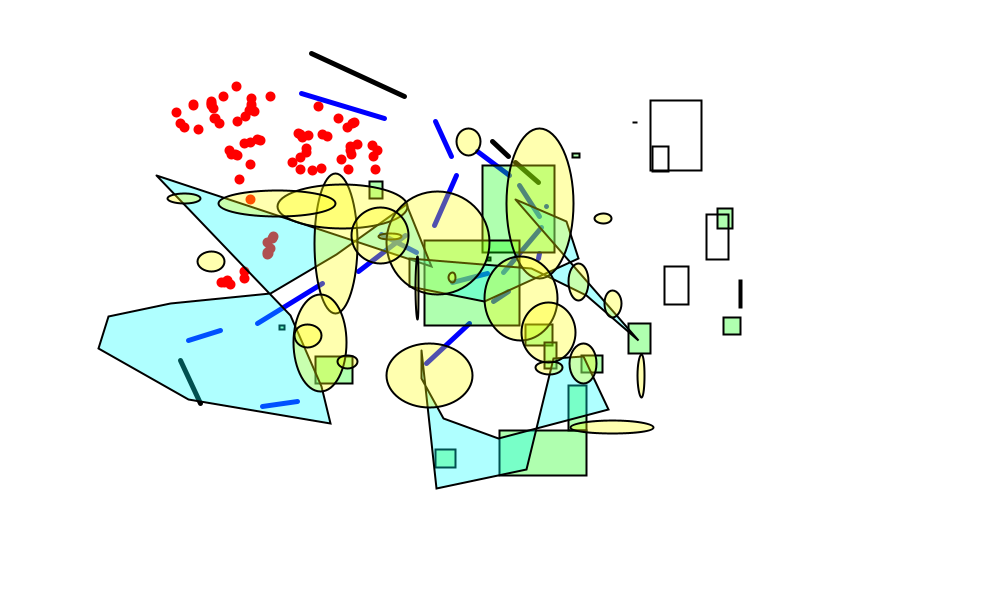
Frame 1 (no input)
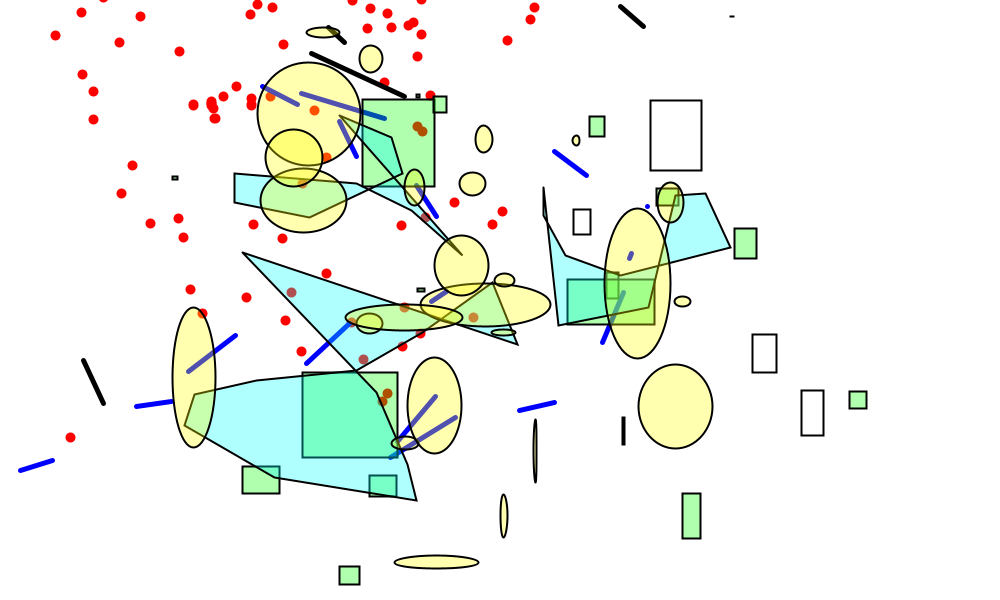
Frame 60 (the mouse pressed at the canvas centre just before this capture)
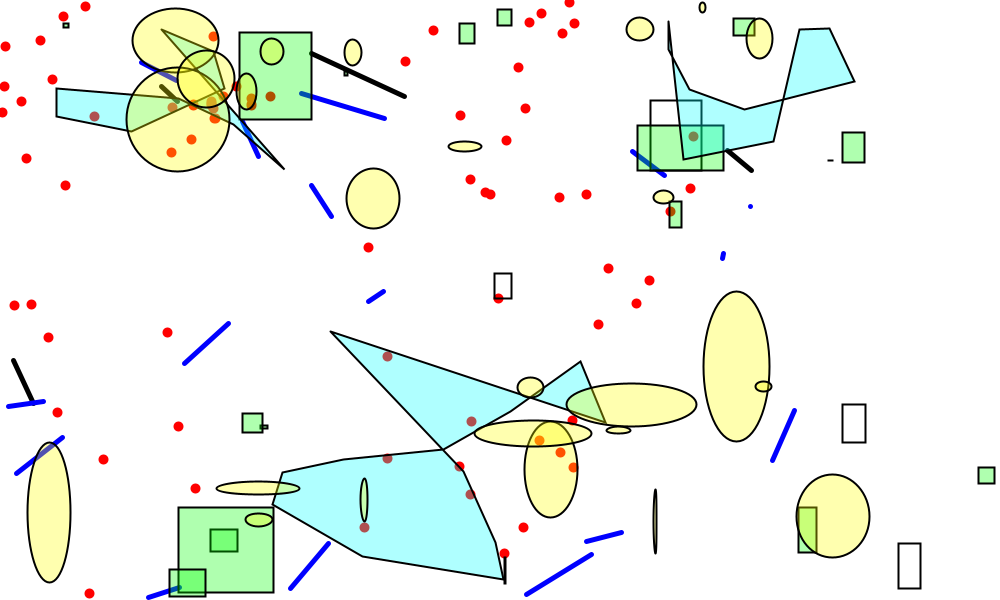
Frame 120 (the mouse held since frame 60 and released just before this capture)

The Processing sketch that drew these frames (run headless with seeded random() and noise(); from frame 60 on, the mouse is pressed at the canvas centre):

// Processing sketch: GenerateCode13217
// ── GenerateCode13217.pde
float [] pointX = new float [5000];
float [] pointY = new float [5000];
int [] pointStrokeFlag = new int [5000];
int [] pointMoveFlag = new int [5000];
int [] pointMoveFLAGX = new int [5000];
int [] pointMoveFLAGY = new int [5000];
float [] pointVX = new float [5000];
float [] pointVY = new float [5000];

float [] lineX1 = new float [500];
float [] lineY1 = new float [500];
float [] lineX2 = new float [500];
float [] lineY2 = new float [500];
float [] lineW = new float [500];
float [] lineH = new float [500];
int [] lineStrokeFlag = new int [500];
int [] lineMoveFlag = new int [500];
int [] lineMoveFLAGX = new int [500];
int [] lineMoveFLAGY = new int [500];
float [] lineVX = new float [500];
float [] lineVY = new float [500];

float [] rectX = new float [500];
float [] rectY = new float [500];
float [] rectW = new float [500];
float [] rectH = new float [500];
float [] rectX2 = new float [500];
float [] rectY2 = new float [500];
int [] rectFillFlag = new int [500];
int [] rectMoveFlag = new int [500];
int [] rectMoveFLAGX = new int [500];
int [] rectMoveFLAGY = new int [500];
float [] rectVX = new float [500];
float [] rectVY = new float [500];

int [] beginShapeFLAG = new int [500];
float [][] vertexX = new float [500][500];
float [][] vertexY = new float [500][500];
int [] vertexFillFlag = new int [500];
int [] vertexFlag = new int [500];
int [] lastVertexFlag = new int [500];
int vertexCount;
int [] vertexMoveFlag = new int [500];
float [] vertexMoveFLAGX = new float [500];
float [] vertexMoveFLAGY = new float [500];
float [] MaxX = new float [500];
float [] minX = new float [500];
float [] MaxY = new float [500];
float [] minY = new float [500];
float [][] DistX = new float [500][500];
float [][] distX = new float [500][500];
float [][] DistY = new float [500][500];
float [][] distY = new float [500][500];
float [] vertexVX = new float [500];
float [] vertexVY = new float [500];

int [] ellipFillFlag = new int [500];
int [] ellipMoveFlag = new int [500];
int [] ellipMoveFLAGX = new int [500];
int [] ellipMoveFLAGY = new int [500];
float [] ellipX = new float [500];
float [] ellipY = new float [500];
float [] ellipR1 = new float [500];
float [] ellipR2 = new float [500];
int [] ellipFlag = new int [500];
int [] ellipFLAG = new int [500];
float [] ellipVX = new float [500];
float [] ellipVY = new float [500];

void setup(){
  size(1000, 600);
  for(int p=0; p<5000; p++){
    pointVX[p]=random(1, 3);
    pointVY[p]=random(1, 3);
    pointMoveFLAGX[p]=(int)random(2);
    pointMoveFLAGY[p]=(int)random(2);
  }
  for(int l=0; l<500; l++){
    lineVX[l]=random(1, 3);
    lineVY[l]=random(1, 3);
    lineMoveFLAGX[l]=(int)random(2);
    lineMoveFLAGY[l]=(int)random(2);
  }
  for(int r=0; r<500; r++){
    rectVX[r]=random(1, 3);
    rectVY[r]=random(1, 3);
    rectMoveFLAGX[r]=(int)random(2);
    rectMoveFLAGY[r]=(int)random(2);
  }
  for(int v=0; v<500; v++){
    vertexVX[v]=random(1, 3);
    vertexVY[v]=random(1, 3);
    vertexMoveFLAGX[v]=(int)random(2);
    vertexMoveFLAGY[v]=(int)random(2);
  }
  for (int e=0; e<500; e++) {
    ellipVX[e]=random(1, 3);
    ellipVY[e]=random(1, 3);
    ellipMoveFLAGX[e]=(int)random(2);
    ellipMoveFLAGY[e]=(int)random(2);
  }
  pointX[0]=236.66666;
  pointY[0]=86.666664;
  pointX[1]=251.66666;
  pointY[1]=98.33333;
  pointX[2]=251.66666;
  pointY[2]=104.99999;
  pointX[3]=251.66666;
  pointY[3]=108.33333;
  pointX[4]=251.66666;
  pointY[4]=109.99999;
  pointX[5]=243.33333;
  pointY[5]=118.33333;
  pointX[6]=236.66666;
  pointY[6]=119.99999;
  pointX[7]=216.66666;
  pointY[7]=124.99999;
  pointX[8]=196.66666;
  pointY[8]=126.666664;
  pointX[9]=181.66666;
  pointY[9]=124.99999;
  pointX[10]=178.33333;
  pointY[10]=121.666664;
  pointX[11]=178.33333;
  pointY[11]=114.99999;
  pointX[12]=193.33333;
  pointY[12]=104.99999;
  pointX[13]=223.33333;
  pointY[13]=96.666664;
  pointX[14]=270.0;
  pointY[14]=96.666664;
  pointX[15]=316.66666;
  pointY[15]=108.33333;
  pointX[16]=340.0;
  pointY[16]=116.666664;
  pointX[17]=353.3333;
  pointY[17]=124.99999;
  pointX[18]=353.3333;
  pointY[18]=124.99999;
  pointX[19]=345.0;
  pointY[19]=130.0;
  pointX[20]=325.0;
  pointY[20]=133.33333;
  pointX[21]=303.3333;
  pointY[21]=136.66666;
  pointX[22]=296.66666;
  pointY[22]=136.66666;
  pointX[23]=300.0;
  pointY[23]=136.66666;
  pointX[24]=306.66666;
  pointY[24]=136.66666;
  pointX[25]=328.3333;
  pointY[25]=138.33333;
  pointX[26]=348.3333;
  pointY[26]=145.0;
  pointX[27]=353.3333;
  pointY[27]=151.66666;
  pointX[28]=353.3333;
  pointY[28]=156.66666;
  pointX[29]=343.3333;
  pointY[29]=161.66666;
  pointX[30]=323.3333;
  pointY[30]=166.66666;
  pointX[31]=301.66666;
  pointY[31]=166.66666;
  pointX[32]=295.0;
  pointY[32]=165.0;
  pointX[33]=298.3333;
  pointY[33]=158.33333;
  pointX[34]=305.0;
  pointY[34]=151.66666;
  pointX[35]=305.0;
  pointY[35]=151.66666;
  pointX[36]=355.0;
  pointY[36]=143.33333;
  pointX[37]=370.0;
  pointY[37]=148.33333;
  pointX[38]=375.0;
  pointY[38]=153.33333;
  pointX[39]=375.0;
  pointY[39]=153.33333;
  pointX[40]=373.3333;
  pointY[40]=166.66666;
  pointX[41]=351.66666;
  pointY[41]=168.33333;
  pointX[42]=313.3333;
  pointY[42]=168.33333;
  pointX[43]=248.33333;
  pointY[43]=161.66666;
  pointX[44]=234.99998;
  pointY[44]=158.33333;
  pointX[45]=233.33333;
  pointY[45]=156.66666;
  pointX[46]=233.33333;
  pointY[46]=151.66666;
  pointX[47]=241.66666;
  pointY[47]=146.66666;
  pointX[48]=253.33333;
  pointY[48]=143.33333;
  pointX[49]=260.0;
  pointY[49]=141.66666;
  pointX[50]=258.3333;
  pointY[50]=143.33333;
  lineX1[1]=311.66666;
  lineY1[1]=53.333332;
  lineX2[1]=404.99997;
  lineY2[1]=96.666664;
  lineX1[2]=436.66666;
  lineY1[2]=121.666664;
  lineX2[2]=453.3333;
  lineY2[2]=156.66666;
  lineX1[3]=453.3333;
  lineY1[3]=173.33333;
  lineX2[3]=431.66666;
  lineY2[3]=223.33333;
  lineX1[4]=408.3333;
  lineY1[4]=233.33333;
  lineX2[4]=361.66666;
  lineY2[4]=270.0;
  lineX1[5]=320.0;
  lineY1[5]=281.66666;
  lineX2[5]=254.99998;
  lineY2[5]=321.66666;
  lineX1[6]=223.33333;
  lineY1[6]=328.3333;
  lineX2[6]=191.66666;
  lineY2[6]=338.3333;
  lineX1[7]=181.66666;
  lineY1[7]=360.0;
  lineX2[7]=201.66666;
  lineY2[7]=403.3333;
  lineX1[8]=265.0;
  lineY1[8]=406.66666;
  lineX2[8]=300.0;
  lineY2[8]=401.66666;
  lineX1[9]=428.3333;
  lineY1[9]=363.3333;
  lineX2[9]=471.66666;
  lineY2[9]=323.3333;
  lineX1[10]=494.99997;
  lineY1[10]=301.66666;
  lineX2[10]=509.99997;
  lineY2[10]=291.66666;
  lineX1[11]=536.6666;
  lineY1[11]=258.3333;
  lineX2[11]=538.3333;
  lineY2[11]=253.33333;
  lineX1[12]=545.0;
  lineY1[12]=206.66666;
  lineX2[12]=545.0;
  lineY2[12]=206.66666;
  lineX1[13]=536.6666;
  lineY1[13]=185.0;
  lineX2[13]=513.3333;
  lineY2[13]=165.0;
  lineX1[14]=511.66666;
  lineY1[14]=158.33333;
  lineX2[14]=494.99997;
  lineY2[14]=143.33333;
  rectX[1]=650.0;
  rectY[1]=99.99999;
  rectW[1]=51.666626;
  rectH[1]=70.00001;
  rectX[2]=735.0;
  rectY[2]=209.99998;
  rectW[2]=-15.0;
  rectH[2]=20.0;
  rectX[3]=686.6666;
  rectY[3]=265.0;
  rectW[3]=-23.333313;
  rectH[3]=38.333313;
  rectX[4]=648.3333;
  rectY[4]=325.0;
  rectW[4]=-21.666687;
  rectH[4]=30.0;
  rectX[5]=601.6666;
  rectY[5]=375.0;
  rectW[5]=-21.666626;
  rectH[5]=-16.666687;
  rectX[6]=555.0;
  rectY[6]=343.3333;
  rectW[6]=-26.666687;
  rectH[6]=-21.666656;
  rectX[7]=491.66666;
  rectY[7]=263.3333;
  rectW[7]=-3.3333435;
  rectH[7]=-3.333313;
  rectX[8]=484.99997;
  rectY[8]=253.33333;
  rectW[8]=71.66666;
  rectH[8]=-86.66667;
  rectX[9]=575.0;
  rectY[9]=155.0;
  rectW[9]=6.666626;
  rectH[9]=-3.3333435;
  rectX[10]=631.6666;
  rectY[10]=124.99999;
  rectW[10]=3.333374;
  rectH[10]=0.0;
  rectX[11]=653.3333;
  rectY[11]=145.0;
  rectW[11]=16.666687;
  rectH[11]=25.0;
  rectX[12]=705.0;
  rectY[12]=211.66666;
  rectW[12]=21.666626;
  rectH[12]=45.0;
  rectX[13]=741.6666;
  rectY[13]=278.3333;
  rectW[13]=1.666687;
  rectH[13]=26.666687;
  rectX[14]=738.3333;
  rectY[14]=316.66666;
  rectW[14]=-16.666687;
  rectH[14]=16.666656;
  vertexX[0][0]=156.66666;
  vertexY[0][0]=175.0;
  vertexX[0][1]=290.0;
  vertexY[0][1]=315.0;
  vertexX[0][2]=321.66666;
  vertexY[0][2]=386.66666;
  vertexX[0][3]=330.0;
  vertexY[0][3]=423.3333;
  vertexX[0][4]=188.33333;
  vertexY[0][4]=399.99997;
  vertexX[0][5]=98.33333;
  vertexY[0][5]=348.3333;
  vertexX[0][6]=108.33333;
  vertexY[0][6]=316.66666;
  vertexX[0][7]=170.0;
  vertexY[0][7]=303.3333;
  vertexX[0][8]=270.0;
  vertexY[0][8]=293.3333;
  vertexX[0][9]=336.66666;
  vertexY[0][9]=254.99998;
  vertexX[0][10]=406.66666;
  vertexY[0][10]=204.99998;
  vertexX[0][11]=431.66666;
  vertexY[0][11]=266.66666;
  vertexX[1][0]=421.66666;
  vertexY[1][0]=350.0;
  vertexX[1][1]=421.66666;
  vertexY[1][1]=378.3333;
  vertexX[1][2]=443.3333;
  vertexY[1][2]=418.3333;
  vertexX[1][3]=498.3333;
  vertexY[1][3]=438.3333;
  vertexX[1][4]=608.3333;
  vertexY[1][4]=409.99997;
  vertexX[1][5]=583.3333;
  vertexY[1][5]=356.66666;
  vertexX[1][6]=553.3333;
  vertexY[1][6]=358.3333;
  vertexX[1][7]=526.6666;
  vertexY[1][7]=469.99997;
  vertexX[1][8]=436.66666;
  vertexY[1][8]=488.3333;
  ellipX[1]=469.99997;
  ellipY[1]=143.33333;
  ellipR1[1]=11.666687;
  ellipR2[1]=13.333328;
  ellipX[2]=538.3333;
  ellipY[2]=201.66666;
  ellipR1[2]=33.333313;
  ellipR2[2]=75.0;
  ellipX[3]=581.6666;
  ellipY[3]=283.3333;
  ellipR1[3]=10.0;
  ellipR2[3]=18.333344;
  ellipX[4]=615.0;
  ellipY[4]=306.66666;
  ellipR1[4]=8.333313;
  ellipR2[4]=13.3333435;
  ellipX[5]=643.3333;
  ellipY[5]=373.3333;
  ellipR1[5]=-3.333313;
  ellipR2[5]=21.666656;
  ellipX[6]=551.6666;
  ellipY[6]=366.66666;
  ellipR1[6]=-13.333313;
  ellipR2[6]=-6.6666565;
  ellipX[7]=449.99997;
  ellipY[7]=280.0;
  ellipR1[7]=-3.333313;
  ellipR2[7]=-5.0;
  ellipX[8]=388.3333;
  ellipY[8]=234.99998;
  ellipR1[8]=-11.6666565;
  ellipR2[8]=-3.3333282;
  ellipX[9]=338.3333;
  ellipY[9]=241.66666;
  ellipR1[9]=-21.666656;
  ellipR2[9]=70.0;
  ellipX[10]=318.3333;
  ellipY[10]=341.66666;
  ellipR1[10]=26.666687;
  ellipR2[10]=48.333313;
  ellipX[11]=431.66666;
  ellipY[11]=378.3333;
  ellipR1[11]=43.333313;
  ellipR2[11]=-31.666656;
  ellipX[12]=518.3333;
  ellipY[12]=296.66666;
  ellipR1[12]=36.666687;
  ellipR2[12]=-41.66667;
  ellipX[13]=601.6666;
  ellipY[13]=216.66666;
  ellipR1[13]=8.333374;
  ellipR2[13]=-5.0;
  pointStrokeFlag[0]=1;
  pointStrokeFlag[1]=1;
  pointStrokeFlag[2]=1;
  pointStrokeFlag[3]=1;
  pointStrokeFlag[4]=1;
  pointStrokeFlag[5]=1;
  pointStrokeFlag[6]=1;
  pointStrokeFlag[7]=1;
  pointStrokeFlag[8]=1;
  pointStrokeFlag[9]=1;
  pointStrokeFlag[10]=1;
  pointStrokeFlag[11]=1;
  pointStrokeFlag[12]=1;
  pointStrokeFlag[13]=1;
  pointStrokeFlag[14]=1;
  pointStrokeFlag[15]=1;
  pointStrokeFlag[16]=1;
  pointStrokeFlag[17]=1;
  pointStrokeFlag[18]=1;
  pointStrokeFlag[19]=1;
  pointStrokeFlag[20]=1;
  pointStrokeFlag[21]=1;
  pointStrokeFlag[22]=1;
  pointStrokeFlag[23]=1;
  pointStrokeFlag[24]=1;
  pointStrokeFlag[25]=1;
  pointStrokeFlag[26]=1;
  pointStrokeFlag[27]=1;
  pointStrokeFlag[28]=1;
  pointStrokeFlag[29]=1;
  pointStrokeFlag[30]=1;
  pointStrokeFlag[31]=1;
  pointStrokeFlag[32]=1;
  pointStrokeFlag[33]=1;
  pointStrokeFlag[34]=1;
  pointStrokeFlag[35]=1;
  pointStrokeFlag[36]=1;
  pointStrokeFlag[37]=1;
  pointStrokeFlag[38]=1;
  pointStrokeFlag[39]=1;
  pointStrokeFlag[40]=1;
  pointStrokeFlag[41]=1;
  pointStrokeFlag[42]=1;
  pointStrokeFlag[43]=1;
  pointStrokeFlag[44]=1;
  pointStrokeFlag[45]=1;
  pointStrokeFlag[46]=1;
  pointStrokeFlag[47]=1;
  pointStrokeFlag[48]=1;
  pointStrokeFlag[49]=1;
  pointStrokeFlag[50]=1;
  vertexFillFlag[0]=1;
  ellipFillFlag[1]=1;
  lineStrokeFlag[2]=1;
  lineStrokeFlag[3]=1;
  lineStrokeFlag[4]=1;
  lineStrokeFlag[5]=1;
  lineStrokeFlag[6]=1;
  rectFillFlag[7]=1;
  ellipFillFlag[7]=1;
  rectFillFlag[8]=1;
  ellipFillFlag[8]=1;
  ellipFillFlag[9]=1;
  lineStrokeFlag[10]=1;
  ellipFillFlag[10]=1;
  rectFillFlag[4]=1;
  ellipFillFlag[4]=1;
  rectFillFlag[5]=1;
  ellipFillFlag[5]=1;
  rectFillFlag[6]=1;
  ellipFillFlag[6]=1;
  lineStrokeFlag[10]=1;
  pointMoveFlag[3]=1;
  pointMoveFlag[4]=1;
  pointMoveFlag[5]=1;
  pointMoveFlag[6]=1;
  pointMoveFlag[7]=1;
  pointMoveFlag[8]=1;
  pointMoveFlag[9]=1;
  pointMoveFlag[10]=1;
  pointMoveFlag[11]=1;
  pointMoveFlag[15]=1;
  pointMoveFlag[16]=1;
  pointMoveFlag[17]=1;
  pointMoveFlag[18]=1;
  pointMoveFlag[19]=1;
  pointMoveFlag[20]=1;
  pointMoveFlag[21]=1;
  pointMoveFlag[22]=1;
  pointMoveFlag[23]=1;
  pointMoveFlag[24]=1;
  pointMoveFlag[25]=1;
  pointMoveFlag[26]=1;
  pointMoveFlag[27]=1;
  pointMoveFlag[28]=1;
  pointMoveFlag[29]=1;
  pointMoveFlag[30]=1;
  pointMoveFlag[31]=1;
  pointMoveFlag[32]=1;
  pointMoveFlag[33]=1;
  pointMoveFlag[34]=1;
  pointMoveFlag[35]=1;
  pointMoveFlag[36]=1;
  pointMoveFlag[37]=1;
  pointMoveFlag[38]=1;
  pointMoveFlag[39]=1;
  pointMoveFlag[40]=1;
  pointMoveFlag[41]=1;
  pointMoveFlag[42]=1;
  pointMoveFlag[43]=1;
  pointMoveFlag[44]=1;
  pointMoveFlag[45]=1;
  pointMoveFlag[46]=1;
  pointMoveFlag[47]=1;
  pointMoveFlag[48]=1;
  pointMoveFlag[49]=1;
  pointMoveFlag[50]=1;
  vertexMoveFlag[1]=1;
  ellipMoveFlag[1]=1;
  lineMoveFlag[2]=1;
  ellipMoveFlag[2]=1;
  lineMoveFlag[3]=1;
  rectMoveFlag[3]=1;
  ellipMoveFlag[3]=1;
  lineMoveFlag[4]=1;
  rectMoveFlag[4]=1;
  ellipMoveFlag[4]=1;
  lineMoveFlag[5]=1;
  rectMoveFlag[5]=1;
  ellipMoveFlag[5]=1;
  lineMoveFlag[6]=1;
  rectMoveFlag[6]=1;
  ellipMoveFlag[6]=1;
  lineMoveFlag[7]=1;
  rectMoveFlag[7]=1;
  ellipMoveFlag[7]=1;
  rectMoveFlag[8]=1;
  ellipMoveFlag[8]=1;
  lineMoveFlag[9]=1;
  rectMoveFlag[9]=1;
  ellipMoveFlag[9]=1;
  lineMoveFlag[10]=1;
  rectMoveFlag[10]=1;
  ellipMoveFlag[10]=1;
  lineMoveFlag[11]=1;
  rectMoveFlag[11]=1;
  ellipMoveFlag[11]=1;
  lineMoveFlag[12]=1;
  rectMoveFlag[12]=1;
  ellipMoveFlag[12]=1;
  lineMoveFlag[13]=1;
  ellipMoveFlag[13]=1;
  lineMoveFlag[14]=1;
  pointMoveFlag[3]=1;
  pointMoveFlag[6]=1;
  pointMoveFlag[10]=1;
  pointMoveFlag[11]=1;
  pointMoveFlag[24]=1;
  pointMoveFlag[31]=1;
  pointMoveFlag[32]=1;
  pointMoveFlag[49]=1;
  pointStrokeFlag[6]=1;
  pointStrokeFlag[12]=1;
  vertexFillFlag[0]=1;
  lineStrokeFlag[4]=1;
  ellipFillFlag[11]=1;
  pointX[51]=211.66666;
  pointY[51]=101.666664;
  pointX[52]=211.66666;
  pointY[52]=103.33333;
  pointX[53]=211.66666;
  pointY[53]=104.99999;
  pointX[54]=213.33333;
  pointY[54]=108.33333;
  pointX[55]=214.99998;
  pointY[55]=118.33333;
  pointX[56]=226.66666;
  pointY[56]=151.66666;
  pointX[57]=238.33333;
  pointY[57]=176.66666;
  pointX[58]=253.33333;
  pointY[58]=201.66666;
  pointX[59]=271.66666;
  pointY[59]=233.33333;
  pointX[60]=270.0;
  pointY[60]=239.99998;
  pointX[61]=270.0;
  pointY[61]=243.33333;
  pointX[62]=268.3333;
  pointY[62]=246.66666;
  pointX[63]=266.66666;
  pointY[63]=251.66666;
  pointX[64]=265.0;
  pointY[64]=253.33333;
  pointX[65]=265.0;
  pointY[65]=254.99998;
  pointX[66]=246.66666;
  pointY[66]=273.3333;
  pointX[67]=241.66666;
  pointY[67]=276.66666;
  pointX[68]=233.33333;
  pointY[68]=281.66666;
  pointX[69]=229.99998;
  pointY[69]=283.3333;
  pointX[70]=223.33333;
  pointY[70]=285.0;
  pointX[71]=219.99998;
  pointY[71]=285.0;
  lineX1[16]=301.66666;
  lineY1[16]=93.33333;
  lineX2[16]=384.99997;
  lineY2[16]=118.33333;
  lineX1[17]=476.66666;
  lineY1[17]=151.66666;
  lineX2[17]=508.3333;
  lineY2[17]=175.0;
  lineX1[18]=521.6666;
  lineY1[18]=185.0;
  lineX2[18]=541.6666;
  lineY2[18]=216.66666;
  lineX1[19]=543.3333;
  lineY1[19]=224.99998;
  lineX2[19]=504.99997;
  lineY2[19]=270.0;
  lineX1[20]=486.66666;
  lineY1[20]=271.66666;
  lineX2[20]=451.66666;
  lineY2[20]=280.0;
  lineX1[21]=418.3333;
  lineY1[21]=254.99998;
  lineX2[21]=383.3333;
  lineY2[21]=236.66666;
  rectX[16]=368.3333;
  rectY[16]=183.33333;
  rectW[16]=13.3333435;
  rectH[16]=16.666656;
  rectX[17]=426.66666;
  rectY[17]=238.33333;
  rectW[17]=94.99997;
  rectH[17]=84.999985;
  rectX[18]=543.3333;
  rectY[18]=343.3333;
  rectW[18]=11.666687;
  rectH[18]=26.666687;
  rectX[19]=566.6666;
  rectY[19]=383.3333;
  rectW[19]=18.333374;
  rectH[19]=45.0;
  rectX[20]=585.0;
  rectY[20]=433.3333;
  rectW[20]=-86.66669;
  rectH[20]=45.0;
  rectX[21]=456.66666;
  rectY[21]=464.99997;
  rectW[21]=-20.0;
  rectH[21]=-18.333313;
  rectX[22]=353.3333;
  rectY[22]=381.66666;
  rectW[22]=-36.666656;
  rectH[22]=-26.666656;
  rectX[23]=286.66666;
  rectY[23]=331.66666;
  rectW[23]=-5.0;
  rectH[23]=-3.3333435;
  vertexX[2][0]=515.0;
  vertexY[2][0]=199.99998;
  vertexX[2][1]=566.6666;
  vertexY[2][1]=221.66666;
  vertexX[2][2]=578.3333;
  vertexY[2][2]=258.3333;
  vertexX[2][3]=484.99997;
  vertexY[2][3]=301.66666;
  vertexX[2][4]=409.99997;
  vertexY[2][4]=286.66666;
  vertexX[2][5]=409.99997;
  vertexY[2][5]=258.3333;
  vertexX[2][6]=531.6666;
  vertexY[2][6]=268.3333;
  vertexX[2][7]=586.6666;
  vertexY[2][7]=295.0;
  vertexX[2][8]=638.3333;
  vertexY[2][8]=340.0;
  ellipX[16]=340.0;
  ellipY[16]=204.99998;
  ellipR1[16]=64.99997;
  ellipR2[16]=21.666672;
  ellipX[17]=439.99997;
  ellipY[17]=244.99998;
  ellipR1[17]=51.666687;
  ellipR2[17]=51.66667;
  ellipX[18]=550.0;
  ellipY[18]=333.3333;
  ellipR1[18]=26.666626;
  ellipR2[18]=30.0;
  ellipX[19]=581.6666;
  ellipY[19]=366.66666;
  ellipR1[19]=13.333374;
  ellipR2[19]=20.0;
  ellipX[20]=615.0;
  ellipY[20]=424.99997;
  ellipR1[20]=-41.666687;
  ellipR2[20]=6.666687;
  ellipX[21]=345.0;
  ellipY[21]=363.3333;
  ellipR1[21]=-10.0;
  ellipR2[21]=-6.6666565;
  ellipX[22]=305.0;
  ellipY[22]=338.3333;
  ellipR1[22]=-13.3333435;
  ellipR2[22]=-11.6666565;
  ellipX[23]=208.33333;
  ellipY[23]=260.0;
  ellipR1[23]=-13.3333435;
  ellipR2[23]=-10.000015;
  ellipX[24]=181.66666;
  ellipY[24]=201.66666;
  ellipR1[24]=16.666672;
  ellipR2[24]=5.0;
  ellipX[25]=275.0;
  ellipY[25]=201.66666;
  ellipR1[25]=58.333313;
  ellipR2[25]=13.333328;
  ellipX[26]=381.66666;
  ellipY[26]=236.66666;
  ellipR1[26]=28.333313;
  ellipR2[26]=28.333344;
  ellipX[27]=414.99997;
  ellipY[27]=285.0;
  ellipR1[27]=-1.6666565;
  ellipR2[27]=31.666656;
  pointStrokeFlag[0]=1;
  pointStrokeFlag[1]=1;
  pointStrokeFlag[2]=1;
  pointStrokeFlag[8]=1;
  pointStrokeFlag[12]=1;
  pointStrokeFlag[13]=1;
  pointStrokeFlag[14]=1;
  pointStrokeFlag[16]=1;
  pointStrokeFlag[22]=1;
  pointStrokeFlag[27]=1;
  pointStrokeFlag[30]=1;
  pointStrokeFlag[31]=1;
  pointStrokeFlag[32]=1;
  pointStrokeFlag[33]=1;
  pointStrokeFlag[35]=1;
  pointStrokeFlag[38]=1;
  pointStrokeFlag[39]=1;
  pointStrokeFlag[40]=1;
  pointStrokeFlag[43]=1;
  pointStrokeFlag[45]=1;
  pointStrokeFlag[46]=1;
  pointStrokeFlag[51]=1;
  pointStrokeFlag[52]=1;
  pointStrokeFlag[53]=1;
  pointStrokeFlag[54]=1;
  pointStrokeFlag[55]=1;
  pointStrokeFlag[56]=1;
  pointStrokeFlag[57]=1;
  pointStrokeFlag[58]=1;
  pointStrokeFlag[59]=1;
  pointStrokeFlag[60]=1;
  pointStrokeFlag[61]=1;
  pointStrokeFlag[62]=1;
  pointStrokeFlag[63]=1;
  pointStrokeFlag[64]=1;
  pointStrokeFlag[65]=1;
  pointStrokeFlag[66]=1;
  pointStrokeFlag[67]=1;
  pointStrokeFlag[68]=1;
  pointStrokeFlag[69]=1;
  pointStrokeFlag[70]=1;
  pointStrokeFlag[71]=1;
  vertexFillFlag[0]=1;
  vertexFillFlag[1]=1;
  vertexFillFlag[2]=1;
  ellipFillFlag[2]=1;
  ellipFillFlag[5]=1;
  lineStrokeFlag[6]=1;
  rectFillFlag[7]=1;
  lineStrokeFlag[8]=1;
  rectFillFlag[8]=1;
  ellipFillFlag[8]=1;
  lineStrokeFlag[9]=1;
  ellipFillFlag[9]=1;
  ellipFillFlag[10]=1;
  lineStrokeFlag[11]=1;
  lineStrokeFlag[12]=1;
  ellipFillFlag[12]=1;
  lineStrokeFlag[16]=1;
  rectFillFlag[16]=1;
  ellipFillFlag[16]=1;
  lineStrokeFlag[17]=1;
  rectFillFlag[17]=1;
  ellipFillFlag[17]=1;
  lineStrokeFlag[18]=1;
  rectFillFlag[18]=1;
  ellipFillFlag[18]=1;
  lineStrokeFlag[19]=1;
  rectFillFlag[19]=1;
  ellipFillFlag[19]=1;
  lineStrokeFlag[20]=1;
  lineStrokeFlag[21]=1;
  ellipFillFlag[21]=1;
  rectFillFlag[22]=1;
  ellipFillFlag[22]=1;
  rectFillFlag[23]=1;
  ellipFillFlag[23]=1;
  ellipFillFlag[24]=1;
  ellipFillFlag[25]=1;
  ellipFillFlag[26]=1;
  ellipFillFlag[27]=1;
  pointStrokeFlag[6]=1;
  pointStrokeFlag[8]=1;
  pointStrokeFlag[10]=1;
  pointStrokeFlag[11]=1;
  pointStrokeFlag[16]=1;
  pointStrokeFlag[26]=1;
  pointStrokeFlag[27]=1;
  pointStrokeFlag[28]=1;
  pointStrokeFlag[30]=1;
  pointStrokeFlag[31]=1;
  pointStrokeFlag[33]=1;
  pointStrokeFlag[35]=1;
  pointStrokeFlag[36]=1;
  pointStrokeFlag[38]=1;
  pointStrokeFlag[39]=1;
  pointStrokeFlag[40]=1;
  pointStrokeFlag[41]=1;
  pointStrokeFlag[42]=1;
  pointStrokeFlag[43]=1;
  pointStrokeFlag[46]=1;
  rectFillFlag[2]=1;
  vertexFillFlag[2]=1;
  ellipFillFlag[2]=1;
  ellipFillFlag[3]=1;
  rectFillFlag[6]=1;
  ellipFillFlag[8]=1;
  lineStrokeFlag[9]=1;
  rectFillFlag[9]=1;
  ellipFillFlag[10]=1;
  ellipFillFlag[11]=1;
  ellipFillFlag[12]=1;
  rectFillFlag[13]=1;
  ellipFillFlag[13]=1;
  rectFillFlag[14]=1;
  rectFillFlag[16]=1;
  ellipFillFlag[16]=1;
  lineStrokeFlag[17]=1;
  rectFillFlag[17]=1;
  ellipFillFlag[17]=1;
  lineStrokeFlag[18]=1;
  rectFillFlag[18]=1;
  ellipFillFlag[18]=1;
  lineStrokeFlag[19]=1;
  rectFillFlag[19]=1;
  ellipFillFlag[19]=1;
  lineStrokeFlag[20]=1;
  rectFillFlag[20]=1;
  ellipFillFlag[20]=1;
  lineStrokeFlag[21]=1;
  rectFillFlag[21]=1;
  ellipFillFlag[21]=1;
  rectFillFlag[22]=1;
  ellipFillFlag[22]=1;
  rectFillFlag[23]=1;
  ellipFillFlag[26]=1;
  ellipFillFlag[27]=1;
  pointMoveFlag[4]=1;
  pointMoveFlag[5]=1;
  pointMoveFlag[7]=1;
  pointMoveFlag[8]=1;
  pointMoveFlag[9]=1;
  pointMoveFlag[10]=1;
  pointMoveFlag[11]=1;
  pointMoveFlag[15]=1;
  pointMoveFlag[16]=1;
  pointMoveFlag[18]=1;
  pointMoveFlag[19]=1;
  pointMoveFlag[20]=1;
  pointMoveFlag[21]=1;
  pointMoveFlag[22]=1;
  pointMoveFlag[23]=1;
  pointMoveFlag[25]=1;
  pointMoveFlag[26]=1;
  pointMoveFlag[27]=1;
  pointMoveFlag[28]=1;
  pointMoveFlag[29]=1;
  pointMoveFlag[30]=1;
  pointMoveFlag[31]=1;
  pointMoveFlag[33]=1;
  pointMoveFlag[35]=1;
  pointMoveFlag[36]=1;
  pointMoveFlag[37]=1;
  pointMoveFlag[39]=1;
  pointMoveFlag[40]=1;
  pointMoveFlag[41]=1;
  pointMoveFlag[43]=1;
  pointMoveFlag[44]=1;
  pointMoveFlag[46]=1;
  pointMoveFlag[47]=1;
  pointMoveFlag[49]=1;
  pointMoveFlag[50]=1;
  pointMoveFlag[56]=1;
  pointMoveFlag[57]=1;
  pointMoveFlag[58]=1;
  pointMoveFlag[59]=1;
  pointMoveFlag[60]=1;
  pointMoveFlag[61]=1;
  pointMoveFlag[62]=1;
  pointMoveFlag[63]=1;
  pointMoveFlag[64]=1;
  pointMoveFlag[65]=1;
  pointMoveFlag[66]=1;
  pointMoveFlag[67]=1;
  pointMoveFlag[68]=1;
  pointMoveFlag[69]=1;
  pointMoveFlag[70]=1;
  pointMoveFlag[71]=1;
  lineMoveFlag[2]=1;
  rectMoveFlag[2]=1;
  vertexMoveFlag[2]=1;
  ellipMoveFlag[2]=1;
  lineMoveFlag[3]=1;
  rectMoveFlag[3]=1;
  ellipMoveFlag[3]=1;
  lineMoveFlag[4]=1;
  rectMoveFlag[4]=1;
  ellipMoveFlag[4]=1;
  lineMoveFlag[5]=1;
  rectMoveFlag[5]=1;
  ellipMoveFlag[5]=1;
  ellipMoveFlag[6]=1;
  lineMoveFlag[7]=1;
  ellipMoveFlag[7]=1;
  lineMoveFlag[8]=1;
  ellipMoveFlag[8]=1;
  lineMoveFlag[9]=1;
  rectMoveFlag[9]=1;
  lineMoveFlag[10]=1;
  rectMoveFlag[10]=1;
  ellipMoveFlag[10]=1;
  rectMoveFlag[11]=1;
  ellipMoveFlag[11]=1;
  rectMoveFlag[12]=1;
  ellipMoveFlag[12]=1;
  lineMoveFlag[13]=1;
  rectMoveFlag[13]=1;
  ellipMoveFlag[13]=1;
  rectMoveFlag[14]=1;
  rectMoveFlag[16]=1;
  ellipMoveFlag[16]=1;
  lineMoveFlag[17]=1;
  rectMoveFlag[17]=1;
  ellipMoveFlag[17]=1;
  lineMoveFlag[18]=1;
  rectMoveFlag[18]=1;
  ellipMoveFlag[18]=1;
  lineMoveFlag[19]=1;
  rectMoveFlag[19]=1;
  ellipMoveFlag[19]=1;
  lineMoveFlag[20]=1;
  rectMoveFlag[20]=1;
  ellipMoveFlag[20]=1;
  lineMoveFlag[21]=1;
  rectMoveFlag[21]=1;
  ellipMoveFlag[21]=1;
  rectMoveFlag[22]=1;
  ellipMoveFlag[22]=1;
  rectMoveFlag[23]=1;
  ellipMoveFlag[23]=1;
  ellipMoveFlag[24]=1;
  ellipMoveFlag[25]=1;
  ellipMoveFlag[26]=1;
  ellipMoveFlag[27]=1;
  pointMoveFlag[5]=1;
  pointMoveFlag[7]=1;
  pointMoveFlag[9]=1;
  pointMoveFlag[16]=1;
  pointMoveFlag[17]=1;
  pointMoveFlag[22]=1;
  pointMoveFlag[23]=1;
  pointMoveFlag[27]=1;
  pointMoveFlag[31]=1;
  pointMoveFlag[32]=1;
  pointMoveFlag[34]=1;
  pointMoveFlag[35]=1;
  pointMoveFlag[37]=1;
  pointMoveFlag[41]=1;
  pointMoveFlag[43]=1;
  pointMoveFlag[45]=1;
  pointMoveFlag[47]=1;
  pointMoveFlag[48]=1;
  pointMoveFlag[56]=1;
  pointMoveFlag[57]=1;
  pointMoveFlag[58]=1;
  pointMoveFlag[60]=1;
  pointMoveFlag[64]=1;
  pointMoveFlag[68]=1;
  vertexMoveFlag[0]=1;
  ellipMoveFlag[1]=1;
  lineMoveFlag[3]=1;
  rectMoveFlag[3]=1;
  lineMoveFlag[5]=1;
  rectMoveFlag[5]=1;
  lineMoveFlag[6]=1;
  rectMoveFlag[6]=1;
  rectMoveFlag[8]=1;
  rectMoveFlag[9]=1;
  ellipMoveFlag[9]=1;
  rectMoveFlag[12]=1;
  rectMoveFlag[13]=1;
  ellipMoveFlag[16]=1;
  lineMoveFlag[17]=1;
  ellipMoveFlag[24]=1;
  ellipMoveFlag[25]=1;
  ellipMoveFlag[27]=1;
}

void draw(){
  background(255);
  for(int p=0; p<5000; p++){
    if (pointX[p]==0 && pointY[p]==0){
    continue;
    }
    if(pointStrokeFlag[p]==0){
      stroke(0);
    }
    if(pointStrokeFlag[p]==1){
      stroke(255, 0, 0);
    }
    strokeWeight(10);
    if(pointMoveFlag[p]==1){
      if(pointX[p]>width){
        pointX[p]=width;
        pointMoveFLAGX[p]=1;
      }
      if(pointX[p]<0){
        pointX[p]=0;
        pointMoveFLAGX[p]=0;
      }
      if(pointMoveFLAGX[p]==0) pointX[p]+=pointVX[p];
      if(pointMoveFLAGX[p]==1) pointX[p]-=pointVX[p];
      if(pointY[p]>height){
        pointY[p]=height;
        pointMoveFLAGY[p]=1;
      }
      if(pointY[p]<0){
        pointY[p]=0;
        pointMoveFLAGY[p]=0;
      }
      if(pointMoveFLAGY[p]==0) pointY[p]+=pointVY[p];
      if(pointMoveFLAGY[p]==1) pointY[p]-=pointVY[p];
    }
    point(pointX[p], pointY[p]);
  }
  strokeWeight(2);

  for(int l=0; l<500; l++){
    if(lineX1[l]==0 && lineY1[l]==0){
      continue;
    }
    if(lineStrokeFlag[l]==1){
      stroke(0, 0, 255);
    } else {
      stroke(0);
    }
    strokeWeight(5);
    if(lineMoveFlag[l]==1){
      if(lineX1[l]<=lineX2[l]){
        lineW[l]=lineX2[l]-lineX1[l];
        if(lineX2[l]>width){
          lineX1[l]=width-lineW[l];
          lineX2[l]=width;
          lineMoveFLAGX[l]=1;
        }
        if (lineX1[l]<0) {
          lineX1[l]=0;
          lineX2[l]=0+lineW[l];
          lineMoveFLAGX[l]=0;
        }
        if (lineMoveFLAGX[l]==0) {
          lineX1[l]=lineX1[l]+lineVX[l];
          lineX2[l]=lineX2[l]+lineVX[l];
        }
        if (lineMoveFLAGX[l]==1) {
          lineX1[l]=lineX1[l]-lineVX[l];
          lineX2[l]=lineX2[l]-lineVX[l];
        }
      }
      if (lineX1[l]>lineX2[l]) {
        lineW[l]=lineX1[l]-lineX2[l];
        if (lineX1[l]>width) {
          lineX1[l]=width;
          lineX2[l]=width-lineW[l];
          lineMoveFLAGX[l]=1;
        }
        if (lineX2[l]<0) {
          lineX1[l]=0+lineW[l];
          lineX2[l]=0;
          lineMoveFLAGX[l]=0;
        }
        if (lineMoveFLAGX[l]==0) {
          lineX1[l]=lineX1[l]+lineVX[l];
          lineX2[l]=lineX2[l]+lineVX[l];
        }
        if (lineMoveFLAGX[l]==1) {
          lineX1[l]=lineX1[l]-lineVX[l];
          lineX2[l]=lineX2[l]-lineVX[l];
        }
        if (lineY1[l]<=lineY2[l]) {
          lineH[l]=lineY2[l]-lineY1[l];
          if (lineY2[l]>height) {
            lineY1[l]=height-lineH[l];
            lineY2[l]=height;
            lineMoveFLAGY[l]=1;
          }
          if (lineY1[l]<0) {
            lineY1[l]=0;
            lineY2[l]=0+lineH[l];
            lineMoveFLAGY[l]=0;
          }
          if (lineMoveFLAGY[l]==0) {
            lineY1[l]=lineY1[l]+lineVY[l];
            lineY2[l]=lineY2[l]+lineVY[l];
          }
          if (lineMoveFLAGY[l]==1) {
            lineY1[l]=lineY1[l]-lineVY[l];
            lineY2[l]=lineY2[l]-lineVY[l];
          }
        }
        if (lineY1[l]>lineY2[l]) {
          lineH[l]=lineY1[l]-lineY2[l];
          if (lineY1[l]>height) {
            lineY1[l]=height;
            lineY2[l]=height-lineH[l];
            lineMoveFLAGY[l]=1;
          }
          if (lineY2[l]<0) {
            lineY1[l]=0+lineH[l];
            lineY2[l]=0;
            lineMoveFLAGY[l]=0;
          }
          if (lineMoveFLAGY[l]==0) {
            lineY1[l]=lineY1[l]+lineVY[l];
            lineY2[l]=lineY2[l]+lineVY[l];
          }
          if (lineMoveFLAGY[l]==1) {
            lineY1[l]=lineY1[l]-lineVY[l];
            lineY2[l]=lineY2[l]-lineVY[l];
          }
        }
      }
    }
    line(lineX1[l], lineY1[l], lineX2[l], lineY2[l]);
  }
  strokeWeight(2);

  for (int r=0; r<500; r++) {
    if (rectX[r]==0 && rectY[r]==0) {
      continue;
    }
    if (rectFillFlag[r]==1) {
      fill(0, 255, 0, 80);
    } else {
      noFill();
    }
    stroke(0);
    if (rectMoveFlag[r]==1) {
      rectX2[r]=rectX[r]+rectW[r];
      if (rectX[r]<=rectX2[r]) {
        if (rectX2[r]>width) {
          rectX[r]=width-rectW[r];
          rectMoveFLAGX[r]=1;
        }
        if (rectX[r]<0) {
          rectX[r]=0;
          rectMoveFLAGX[r]=0;
        }
      } else if (rectX[r]>rectX2[r]) {
        if (rectX[r]>width) {
          rectX[r]=width;
          rectMoveFLAGX[r]=1;
        }
        if (rectX2[r]<0) {
          rectX[r]=0-rectW[r];
          rectMoveFLAGX[r]=0;
        }
      }
      if (rectMoveFLAGX[r]==0) rectX[r]=rectX[r]+rectVX[r];
      if (rectMoveFLAGX[r]==1) rectX[r]=rectX[r]-rectVX[r];
      rectY2[r]=rectY[r]+rectH[r];
      if (rectY[r]<=rectY2[r]) {
        if (rectY2[r]>height) {
          rectY[r]=height-rectH[r];
          rectMoveFLAGY[r]=1;
        }
        if (rectY[r]<0) {
          rectY[r]=0;
          rectMoveFLAGY[r]=0;
        }
      } else if (rectY[r]>rectY2[r]) {
        if (rectY[r]>height) {
          rectY[r]=height;
          rectMoveFLAGY[r]=1;
        }
        if (rectY2[r]<0) {
          rectY[r]=0-rectH[r];
          rectMoveFLAGY[r]=0;
        }
      }
      if (rectMoveFLAGY[r]==0) rectY[r]=rectY[r]+rectVY[r];
      if (rectMoveFLAGY[r]==1) rectY[r]=rectY[r]-rectVY[r];
    }
    rect(rectX[r], rectY[r], rectW[r], rectH[r]);
  }

  for (int v1=0; v1<500; v1++) {
    vertexCount=0;
    if (vertexFillFlag[v1]==1) {
      fill(0, 255, 255, 80);
    } else {
      noFill();
    }
    stroke(0);
    strokeWeight(2);
    beginShape();
    for (int v2=0; v2<500; v2++) {
      if (vertexX[v1][v2]==0 && vertexY[v1][v2]==0) {
        lastVertexFlag[v1]=1;
        if (lastVertexFlag[v1]==1) {
          vertex(vertexX[v1][0], vertexY[v1][0]);
          vertexCount++;
        }
        break;
      }
      vertex(vertexX[v1][v2], vertexY[v1][v2]);
      vertexCount++;
    }
    endShape();
    if (lastVertexFlag[v1]==1 && vertexMoveFlag[v1]==1) {
      MaxX[v1] = vertexX[v1][0];
      minX[v1] = vertexX[v1][0];
      MaxY[v1] = vertexY[v1][0];
      minY[v1] = vertexY[v1][0];
      for (int v=0; v<vertexCount-1; v++) {
        if (MaxX[v1]<vertexX[v1][v]) MaxX[v1]=vertexX[v1][v];
        if (minX[v1]>vertexX[v1][v]) minX[v1]=vertexX[v1][v];
        if (MaxY[v1]<vertexY[v1][v]) MaxY[v1]=vertexY[v1][v];
        if (minY[v1]>vertexY[v1][v]) minY[v1]=vertexY[v1][v];
      }
      for (int v=0; v<vertexCount-1; v++) {
        DistX[v1][v]=MaxX[v1]-vertexX[v1][v];
        DistY[v1][v]=MaxY[v1]-vertexY[v1][v];
        distX[v1][v]=vertexX[v1][v]-minX[v1];
        distY[v1][v]=vertexY[v1][v]-minY[v1];
      }
      if (MaxX[v1]>width) {
        for (int v=0; v<vertexCount-1; v++) {
          vertexX[v1][v]=width-DistX[v1][v];
        }
        vertexMoveFLAGX[v1]=1;
      }
      if (minX[v1]<0) {
        for (int v=0; v<vertexCount-1; v++) {
          vertexX[v1][v]=0+distX[v1][v];
        }
        vertexMoveFLAGX[v1]=0;
      }
      if (vertexMoveFLAGX[v1]==0) {
        for (int v=0; v<vertexCount-1; v++) {
          vertexX[v1][v]=vertexX[v1][v]+vertexVX[v1];
        }
      }
      if (vertexMoveFLAGX[v1]==1) {
        for (int v=0; v<vertexCount-1; v++) {
          vertexX[v1][v]=vertexX[v1][v]-vertexVX[v1];
        }
      }
      if (MaxY[v1]>height) {
        for (int v=0; v<vertexCount-1; v++) {
          vertexY[v1][v]=height-DistY[v1][v];
        }
        vertexMoveFLAGY[v1]=1;
      }
      if (minY[v1]<0) {
        for (int v=0; v<vertexCount-1; v++) {
          vertexY[v1][v]=0+distY[v1][v];
        }
        vertexMoveFLAGY[v1]=0;
      }
      if (vertexMoveFLAGY[v1]==0) {
        for (int v=0; v<vertexCount-1; v++) {
          vertexY[v1][v]=vertexY[v1][v]+vertexVY[v1];
        }
      }
      if (vertexMoveFLAGY[v1]==1) {
        for (int v=0; v<vertexCount-1; v++) {
          vertexY[v1][v]=vertexY[v1][v]-vertexVY[v1];
        }
      }
    }
  }

  for (int e=0; e<500; e++) {
    if (ellipX[e]==0 && ellipY[e]==0) {
      continue;
    }
    if (ellipFillFlag[e]==1) {
      fill(255, 255, 0, 80);
    } else {
      noFill();
    }
    if (ellipMoveFlag[e]==1) {
      if (ellipR1[e]>=0) {
        if (ellipX[e]>width-ellipR1[e]) {
          ellipX[e]=width-ellipR1[e];
          ellipMoveFLAGX[e]=1;
        }
        if (ellipX[e]<0+ellipR1[e]) {
          ellipX[e]=0+ellipR1[e];
          ellipMoveFLAGX[e]=0;
        }
      }
      if (ellipR1[e]<0) {
        if (ellipX[e]>width+ellipR1[e]) {
          ellipX[e]=width+ellipR1[e];
          ellipMoveFLAGX[e]=1;
        }
        if (ellipX[e]<0-ellipR1[e]) {
          ellipX[e]=0-ellipR1[e];
          ellipMoveFLAGX[e]=0;
        }
      }
      if (ellipMoveFLAGX[e]==0) ellipX[e]=ellipX[e]+ellipVX[e];
      if (ellipMoveFLAGX[e]==1) ellipX[e]=ellipX[e]-ellipVX[e];
      if (ellipR2[e]>=0) {
        if (ellipY[e]>height-ellipR2[e]) {
          ellipY[e]=height-ellipR2[e];
          ellipMoveFLAGY[e]=1;
        }
        if (ellipY[e]<0+ellipR2[e]) {
          ellipY[e]=0+ellipR2[e];
          ellipMoveFLAGY[e]=0;
        }
      }
      if (ellipR2[e]<0) {
        if (ellipY[e]>height+ellipR2[e]) {
          ellipY[e]=height+ellipR2[e];
          ellipMoveFLAGY[e]=1;
        }
        if (ellipY[e]<0-ellipR2[e]) {
          ellipY[e]=0-ellipR2[e];
          ellipMoveFLAGY[e]=0;
        }
      }
      if (ellipMoveFLAGY[e]==0) ellipY[e]=ellipY[e]+ellipVY[e];
      if (ellipMoveFLAGY[e]==1) ellipY[e]=ellipY[e]-ellipVY[e];
    }
    stroke(0);
    ellipse(ellipX[e], ellipY[e], 2*ellipR1[e], 2*ellipR2[e]);
  }
}
